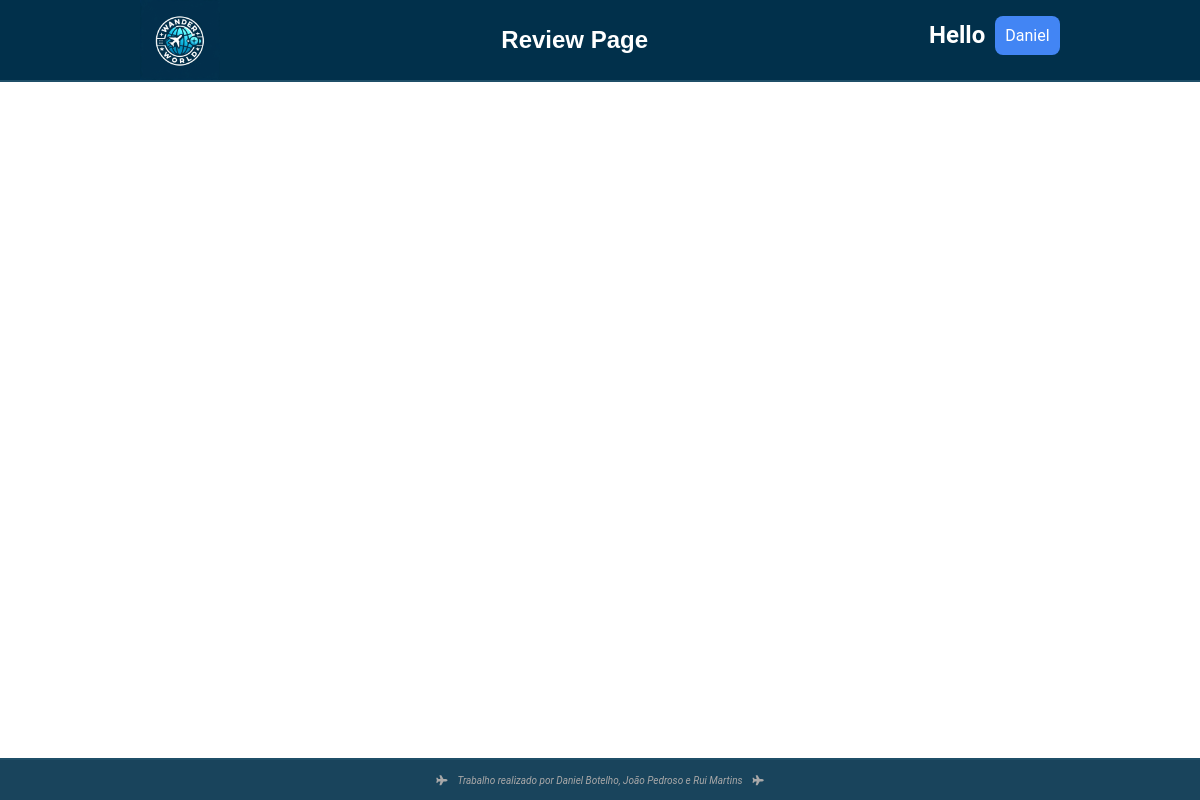
Before: /show_reviews.php (signed in) with the older database file.
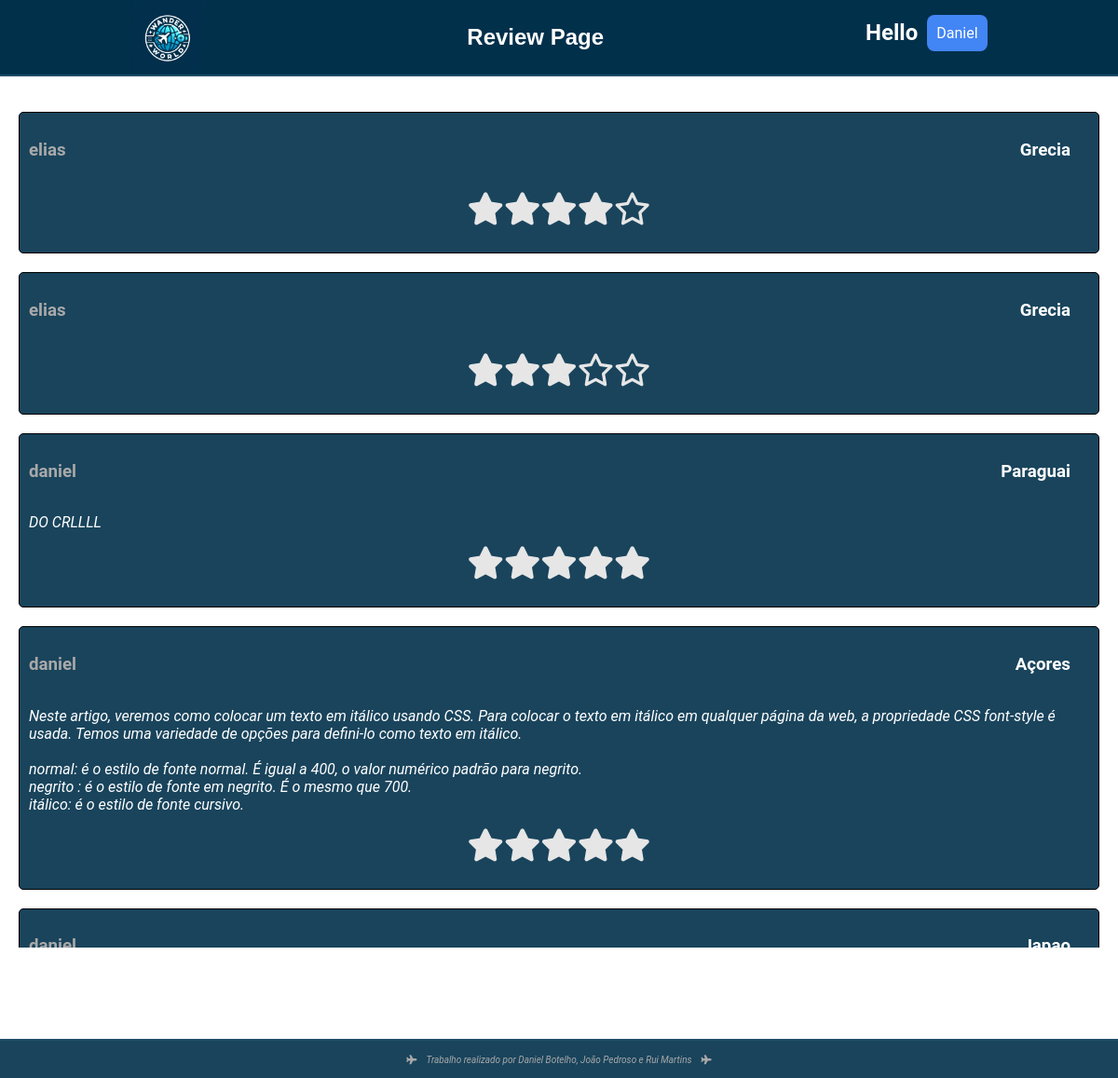
After: the same page with the newer database file.
### tables this page shows
CREATE TABLE `reviews` (
  `id` int(11) NOT NULL,
  `review_text` text NOT NULL,
  `rating` int(11) NOT NULL CHECK (`rating` >= 1 and `rating` <= 5),
  `user_name` varchar(255) NOT NULL,
  `user_id` int(11) NOT NULL,
  `viagem_id` int(11) NOT NULL,
  `destination_name` varchar(255) NOT NULL
);

CREATE TABLE `viagens` (
  `id` int(11) NOT NULL,
  `destination_id` int(11) DEFAULT NULL,
  `departure_airport` varchar(255) DEFAULT NULL,
  `num_people` int(11) DEFAULT NULL,
  `hotel` varchar(255) DEFAULT NULL,
  `price` decimal(10,2) DEFAULT NULL,
  `user_id` int(11) DEFAULT NULL,
  `destination_name` varchar(255) DEFAULT NULL,
  `user_name` varchar(255) DEFAULT NULL
);

### public/show_reviews.php (the view, shortened to what this page needs)
<?php
include_once "../includes/db-conn.php";
$stmt = $conn->prepare("SELECT r.review_text, r.rating, r.user_name, v.destination_name
                        FROM reviews AS r
                        INNER JOIN viagens AS v ON r.viagem_id = v.id");
$stmt->execute();
$result = $stmt->get_result();
$reviews = $result->fetch_all(MYSQLI_ASSOC);
?>
<!DOCTYPE html>
<html lang="en">
<head>
  <link rel="stylesheet" href="../assets/styles/navbar.css">
  <link rel="stylesheet" href="../assets/styles/styles.css">
  <link rel="stylesheet" href="../assets/styles/reviews.css">
  <link rel="stylesheet" href="https://cdnjs.cloudflare.com/ajax/libs/font-awesome/6.2.1/css/all.min.css">
  <link rel="stylesheet" href="https://cdnjs.cloudflare.com/ajax/libs/font-awesome/5.15.4/css/all.min.css">
</head>
<body>
  <nav>
    <div class="img_container">
       <a href="home.php"><img src="../assets/images/logogpt.jpeg" alt="Logo" id="logo"></a>
    </div>
   <div id="titulo">
    <h1>
      Review Page
    </h1>
   </div>
    <div class="Menu_user">
       <h1 class="hello" style="margin-bottom: 30px;">Hello </h1>
       <ul class="menu">
        <li class="menu-item">
       <a  class="User"><?php echo $_SESSION['name']; ?></a>
  </li>
</ul>
      </div>
  </nav>
  <div class="review_container">
    <?php foreach ($reviews as $review): ?>
      <div class="review">
        <div class="header"><h3><?php echo htmlspecialchars($review['user_name']); ?> </h3> <h3 id="dest"><?php echo htmlspecialchars($review['destination_name']); ?></h3></div>
        <p id="text"><?php echo nl2br(htmlspecialchars($review['review_text'])); ?></p>
        <div class="stars">
          <?php for ($i = 1; $i <= 5; $i++): ?>
            <i class="fa-star <?php echo ($i <= $review['rating']) ? 'fa-solid' : 'fa-regular'; ?>"></i>
          <?php endfor; ?>
        </div>
      </div>
    <?php endforeach; ?>
  </div>
  <footer>
    <i class="fas fa-plane airplane-icon"></i>
    <em>Trabalho realizado por Daniel Botelho, João Pedroso e Rui Martins</em>
    <i class="fas fa-plane airplane-icon"></i>
  </footer>
</body>
</html>

### assets/styles/navbar.css (style rules this page uses)
#logo { width: 100%; height: 100%; cursor: pointer; transition: all 0.5s ease; }
.Menu_user { display:flex; justify-content: space-between; color: white; align-items: center; }
img { width: fit-content; height: fit-content; }
.hello { margin-right: 10px; margin-bottom: 10px; }
nav { display:flex; height: 80px; width: 100%; justify-content:space-around; background-color: rgb(1, 48, 75); z-index: 999; position: fixed; top:0; border-bottom: 2px solid rgb(31, 79, 104); }
#titulo { font-family: 'Lucida Sans', 'Lucida Sans Regular', 'Lucida Grande', 'Lucida Sans Unicode', Geneva, Verdana, sans-serif; align-items: center; align-content: center; color: white; }
#titulo h1 { margin: 0 auto; }
.menu, .drop-menu { list-style-type: none; padding: 0; margin: 0; align-content: center; }
.menu-item { display: inline-block; background-color: #4285f4; position: center; margin-bottom: 10px; border-radius: 8px; cursor: pointer; width: fit-content; }
.menu-item a { text-decoration: none; padding: 10px 10px; color: #fff; display: block; width: 50px; align-self: center; width: fit-content; }
footer { height: 40px; width: 100%; position: fixed; bottom: 0; z-index: 999; border-top: 2px solid rgb(31, 79, 104); background-color: rgba(1, 48, 75, 0.9); color: darkgray; justify-content: center; align-items: center; display: flex; gap: 10px; font-size: 10px; }

### assets/styles/styles.css (style rules this page uses)
body { font-family: 'Roboto', sans-serif; margin: 0; padding: 0; scroll-behavior: smooth; background-image: url("../images/background4.jpg"); background-position: center; background-repeat: no-repeat; background-size: cover; background-attachment: fixed; color: #333; }
footer { height: 40px; width: 100%; position: fixed; bottom: 0; z-index: 999; border-top: 2px solid rgb(31, 79, 104); background-color: rgba(1, 48, 75, 0.9); color: darkgray; justify-content: center; align-items: center; display: flex; gap: 10px; font-size: 10px; }

### assets/styles/reviews.css (style rules this page uses)
.stars { display: flex; justify-content: center; padding-bottom: 20px; }
.stars i { color: #e6e6e6; font-size: 35px; cursor: pointer; transition: color 0.2s ease; }

### public/show_reviews.php (style rules this page uses)
body { display: flex; flex-direction: column; justify-content: space-between; }
.review_container { padding: 20px; display: flex; flex-direction: column; margin-top: 100px; gap: 10px; }
.review { border: 1px solid black; padding: 10px; margin-bottom: 10px; background-color: rgba(1, 48, 75, 0.9); border-radius: 5px; color: darkgrey; }
.header { display: flex; justify-content: space-between; }
#dest { color: white; font-weigth: bold; margin-right: 20px; }
#text { color: white; font-style: italic; }
.stars { color: #ffb400; }
.fa-regular { color: #ccc; }
.fa-solid { color: gold; }

Changed rows visible on the page:
added reviews: user_name "elias", viagem.destination_name "Grecia", rating 4 (drawn)
added reviews: user_name "elias", viagem.destination_name "Grecia", rating 3 (drawn)
added reviews: user_name "daniel", viagem.destination_name "Paraguai", review_text "DO CRLLLL", rating 5 (drawn)
added reviews: user_name "daniel", viagem.destination_name "Açores", review_text "Neste artigo, veremos como colocar um texto em itálico usando CSS. Para colocar o texto em itálico em qualquer página da web, a propriedade CSS font-style é usada. Temos uma variedade de opções para defini-lo como texto em itálico. normal: é o estilo de fonte normal. É igual a 400, o valor numérico padrão para negrito. negrito : é o estilo de fonte em negrito. É o mesmo que 700. itálico: é o estilo de fonte cursivo.", rating 5 (drawn)
added reviews: user_name "daniel", viagem.destination_name "Japao", rating 4 (drawn)
